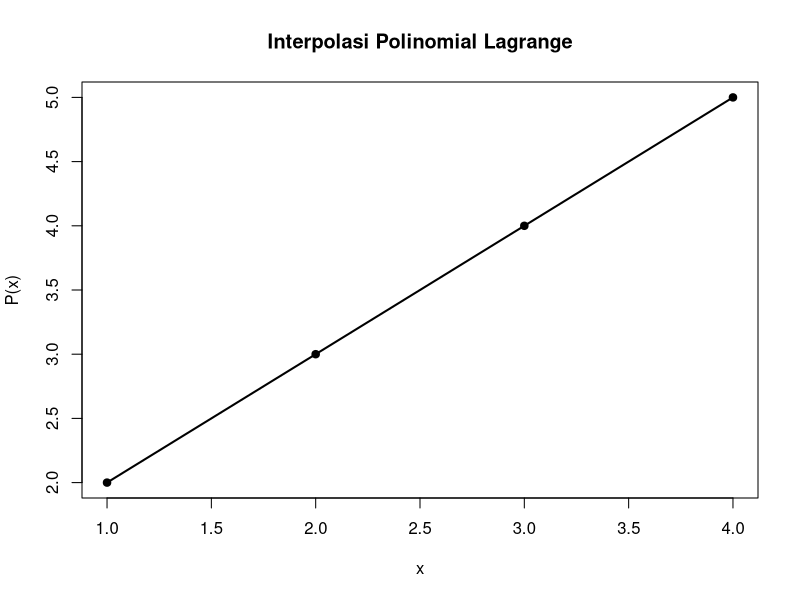

Generate this figure with R:
# 1. Definisi fungsi Interpolasi Lagrange
lagrange <- function(x_data, y_data, x) {
  n <- length(x_data)
  result <- 0
  for (i in 1:n) {
    L <- 1
    for (j in 1:n) {
      if (j != i) {
        L <- L * (x - x_data[j]) / (x_data[i] - x_data[j])
      }
    }
    result <- result + y_data[i] * L
  }
  return(result)
}

# 2. Pengujian fungsi pada data
x_data <- c(1, 2, 4)
y_data <- c(2, 3, 5)
lagrange(x_data, y_data, x = 3)

# 3. Visualisasi Kurva Polinom Lagrange
x_grid <- seq(min(x_data), max(x_data), length.out = 300)
y_grid <- sapply(x_grid, function(x) lagrange(x_data, y_data, x))

plot(
  x_grid, y_grid,
  type = "l",
  lwd = 2,
  xlab = "x",
  ylab = "P(x)",
  main = "Interpolasi Polinomial Lagrange"
)
points(x_data, y_data, pch = 19)
points(3, lagrange(x_data, y_data, 3), pch = 19)
